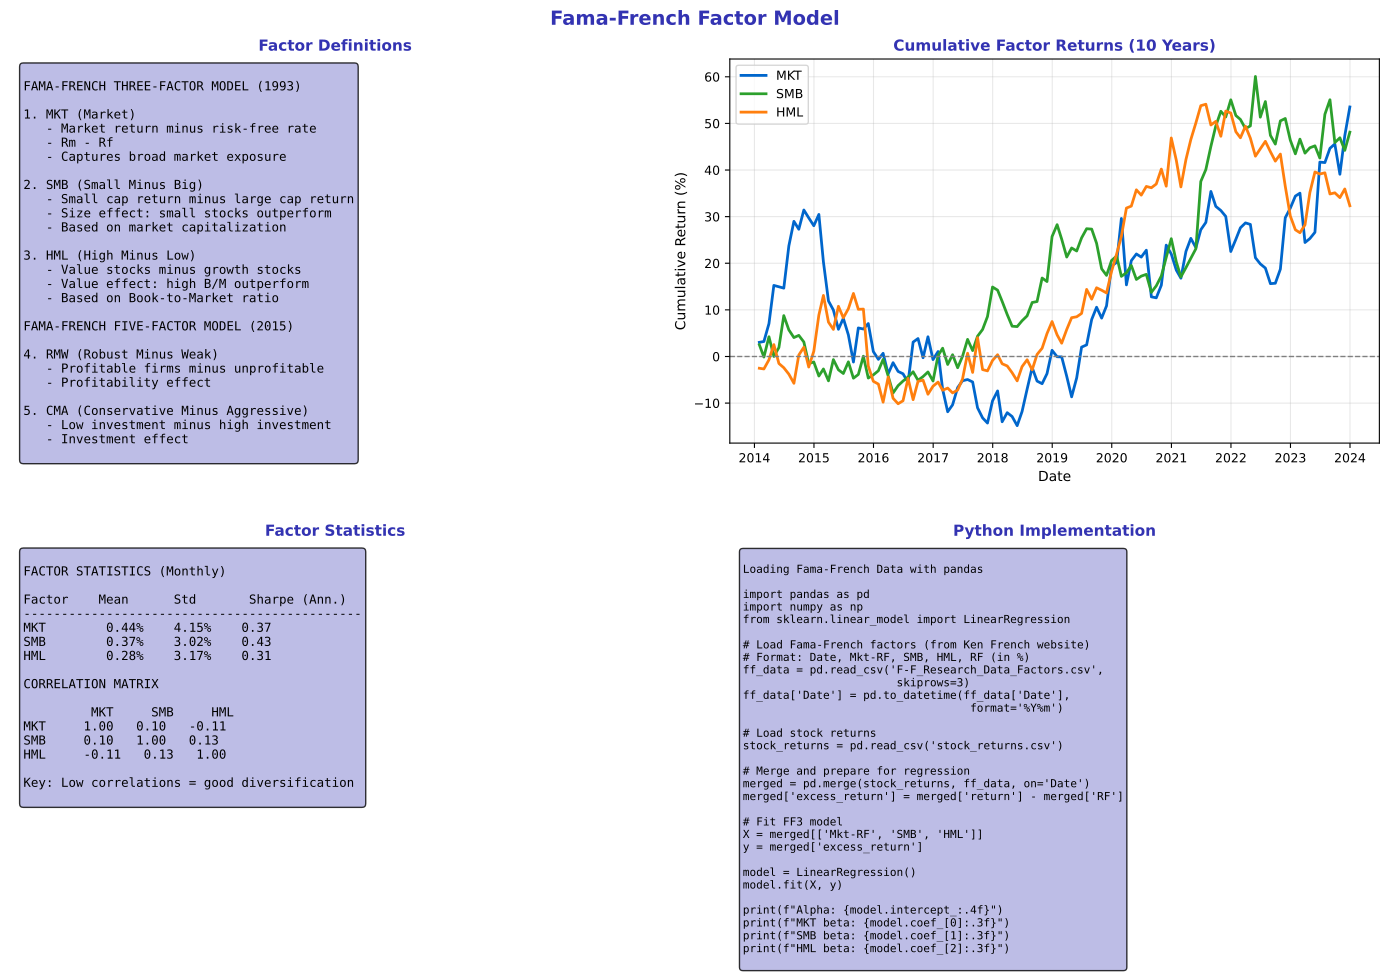

The Python source for this figure:
"""Fama-French Factors - The classic multi-factor model"""
import matplotlib.pyplot as plt
import numpy as np
import pandas as pd
from pathlib import Path

plt.rcParams.update({
    'font.size': 10,
    'axes.labelsize': 10,
    'axes.titlesize': 11,
    'xtick.labelsize': 9,
    'ytick.labelsize': 9,
    'legend.fontsize': 9,
    'figure.figsize': (10, 6),
    'figure.dpi': 150
})

MLPURPLE = '#3333B2'
MLLAVENDER = '#ADADE0'
MLBLUE = '#0066CC'
MLORANGE = '#FF7F0E'
MLGREEN = '#2CA02C'
MLRED = '#D62728'

np.random.seed(42)

fig, axes = plt.subplots(2, 2, figsize=(14, 10))
fig.suptitle('Fama-French Factor Model', fontsize=14, fontweight='bold', color=MLPURPLE)

# Plot 1: Factor definitions
ax1 = axes[0, 0]
ax1.axis('off')

definitions = '''
FAMA-FRENCH THREE-FACTOR MODEL (1993)

1. MKT (Market)
   - Market return minus risk-free rate
   - Rm - Rf
   - Captures broad market exposure

2. SMB (Small Minus Big)
   - Small cap return minus large cap return
   - Size effect: small stocks outperform
   - Based on market capitalization

3. HML (High Minus Low)
   - Value stocks minus growth stocks
   - Value effect: high B/M outperform
   - Based on Book-to-Market ratio

FAMA-FRENCH FIVE-FACTOR MODEL (2015)

4. RMW (Robust Minus Weak)
   - Profitable firms minus unprofitable
   - Profitability effect

5. CMA (Conservative Minus Aggressive)
   - Low investment minus high investment
   - Investment effect
'''

ax1.text(0.02, 0.98, definitions, transform=ax1.transAxes, fontsize=9,
         verticalalignment='top', fontfamily='monospace',
         bbox=dict(boxstyle='round', facecolor=MLLAVENDER, alpha=0.8))
ax1.set_title('Factor Definitions', fontsize=11, fontweight='bold', color=MLPURPLE)

# Plot 2: Historical factor returns
ax2 = axes[0, 1]

# Simulated monthly factor returns (like Ken French data)
months = 120  # 10 years
dates = pd.date_range('2014-01-01', periods=months, freq='M')

mkt = np.random.normal(0.8, 4.5, months)
smb = np.random.normal(0.15, 3, months)
hml = np.random.normal(0.25, 3.5, months)

cumulative_mkt = np.cumprod(1 + mkt/100) - 1
cumulative_smb = np.cumprod(1 + smb/100) - 1
cumulative_hml = np.cumprod(1 + hml/100) - 1

ax2.plot(dates, cumulative_mkt * 100, color=MLBLUE, linewidth=2, label='MKT')
ax2.plot(dates, cumulative_smb * 100, color=MLGREEN, linewidth=2, label='SMB')
ax2.plot(dates, cumulative_hml * 100, color=MLORANGE, linewidth=2, label='HML')

ax2.axhline(0, color='gray', linewidth=1, linestyle='--')
ax2.set_title('Cumulative Factor Returns (10 Years)', fontsize=11, fontweight='bold', color=MLPURPLE)
ax2.set_xlabel('Date', fontsize=10)
ax2.set_ylabel('Cumulative Return (%)', fontsize=10)
ax2.legend(fontsize=9)
ax2.grid(alpha=0.3)

# Plot 3: Factor statistics table
ax3 = axes[1, 0]
ax3.axis('off')

# Calculate statistics
factor_stats = {
    'MKT': {'mean': np.mean(mkt), 'std': np.std(mkt), 'sharpe': np.mean(mkt)/np.std(mkt)*np.sqrt(12)},
    'SMB': {'mean': np.mean(smb), 'std': np.std(smb), 'sharpe': np.mean(smb)/np.std(smb)*np.sqrt(12)},
    'HML': {'mean': np.mean(hml), 'std': np.std(hml), 'sharpe': np.mean(hml)/np.std(hml)*np.sqrt(12)}
}

stats_text = f'''
FACTOR STATISTICS (Monthly)

Factor    Mean      Std       Sharpe (Ann.)
---------------------------------------------
MKT      {factor_stats['MKT']['mean']:6.2f}%   {factor_stats['MKT']['std']:5.2f}%    {factor_stats['MKT']['sharpe']:.2f}
SMB      {factor_stats['SMB']['mean']:6.2f}%   {factor_stats['SMB']['std']:5.2f}%    {factor_stats['SMB']['sharpe']:.2f}
HML      {factor_stats['HML']['mean']:6.2f}%   {factor_stats['HML']['std']:5.2f}%    {factor_stats['HML']['sharpe']:.2f}

CORRELATION MATRIX

         MKT     SMB     HML
MKT     1.00   {np.corrcoef(mkt, smb)[0,1]:.2f}   {np.corrcoef(mkt, hml)[0,1]:.2f}
SMB     {np.corrcoef(smb, mkt)[0,1]:.2f}   1.00   {np.corrcoef(smb, hml)[0,1]:.2f}
HML     {np.corrcoef(hml, mkt)[0,1]:.2f}   {np.corrcoef(hml, smb)[0,1]:.2f}   1.00

Key: Low correlations = good diversification
'''

ax3.text(0.02, 0.98, stats_text, transform=ax3.transAxes, fontsize=9,
         verticalalignment='top', fontfamily='monospace',
         bbox=dict(boxstyle='round', facecolor=MLLAVENDER, alpha=0.8))
ax3.set_title('Factor Statistics', fontsize=11, fontweight='bold', color=MLPURPLE)

# Plot 4: sklearn implementation
ax4 = axes[1, 1]
ax4.axis('off')

code = '''
Loading Fama-French Data with pandas

import pandas as pd
import numpy as np
from sklearn.linear_model import LinearRegression

# Load Fama-French factors (from Ken French website)
# Format: Date, Mkt-RF, SMB, HML, RF (in %)
ff_data = pd.read_csv('F-F_Research_Data_Factors.csv',
                       skiprows=3)
ff_data['Date'] = pd.to_datetime(ff_data['Date'],
                                  format='%Y%m')

# Load stock returns
stock_returns = pd.read_csv('stock_returns.csv')

# Merge and prepare for regression
merged = pd.merge(stock_returns, ff_data, on='Date')
merged['excess_return'] = merged['return'] - merged['RF']

# Fit FF3 model
X = merged[['Mkt-RF', 'SMB', 'HML']]
y = merged['excess_return']

model = LinearRegression()
model.fit(X, y)

print(f"Alpha: {model.intercept_:.4f}")
print(f"MKT beta: {model.coef_[0]:.3f}")
print(f"SMB beta: {model.coef_[1]:.3f}")
print(f"HML beta: {model.coef_[2]:.3f}")
'''

ax4.text(0.02, 0.98, code, transform=ax4.transAxes, fontsize=8,
         verticalalignment='top', fontfamily='monospace',
         bbox=dict(boxstyle='round', facecolor=MLLAVENDER, alpha=0.8))
ax4.set_title('Python Implementation', fontsize=11, fontweight='bold', color=MLPURPLE)

plt.tight_layout()
plt.savefig(Path(__file__).parent / 'chart.pdf', dpi=300, bbox_inches='tight')
plt.close()
